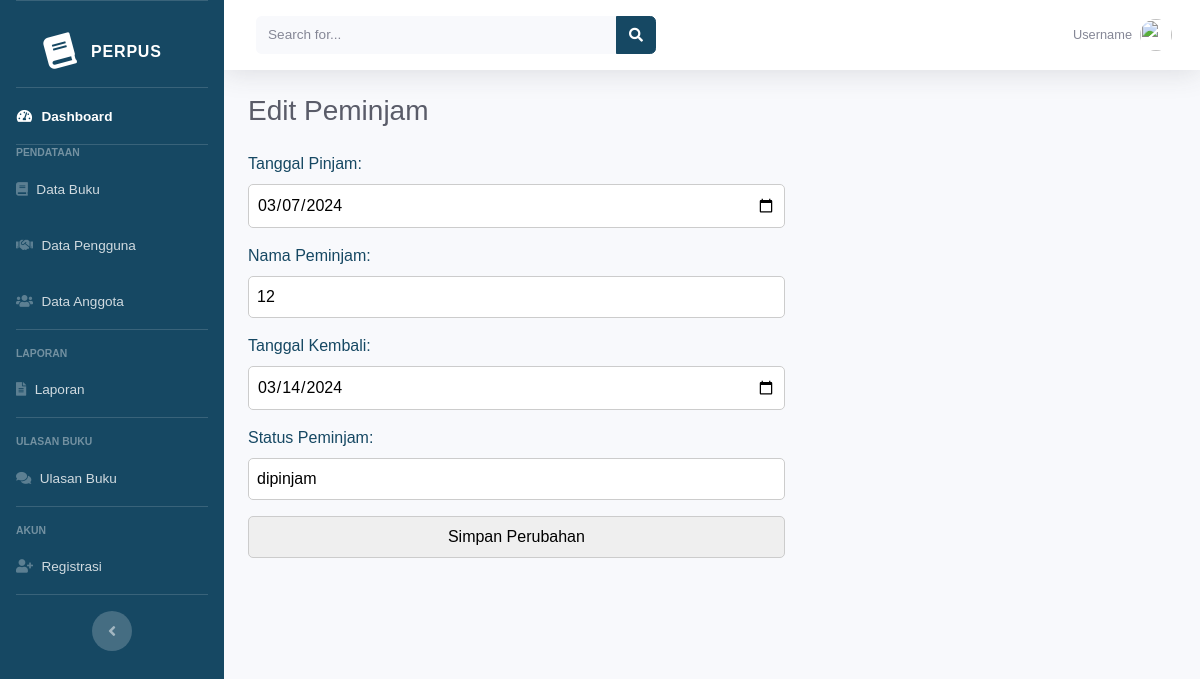
Screenshot of /edit/edit_peminjam.php?id=251 (signed in) with the database file from the repository.
### tables this page shows
CREATE TABLE `peminjaman` (
  `peminjaman_id` int(11) NOT NULL,
  `perpus_id` int(11) NOT NULL,
  `buku_id` int(11) NOT NULL,
  `tanggal_pinjam` date NOT NULL,
  `user_id` varchar(11) NOT NULL,
  `username` varchar(255) NOT NULL,
  `tanggal_kembali` date NOT NULL,
  `created_at` timestamp NOT NULL DEFAULT current_timestamp() ON UPDATE current_timestamp(),
  `status_peminjam` varchar(255) NOT NULL
);

### edit/edit_peminjam.php (the view, shortened to what this page needs)
<?php
$role = $_SESSION["role"];
?>
<!DOCTYPE html>
<html lang="en">
<head>
    <link href="../dashboard/vendor/fontawesome-free/css/all.min.css" rel="stylesheet" type="text/css">
    <link href="../dashboard/css/sb-admin-2.min.css" rel="stylesheet">
</head>
<body id="page-top">
    <div id="wrapper">
        <ul class="navbar-nav bg-gradient-primary sidebar sidebar-dark accordion" id="accordionSidebar">
            <a class="sidebar-brand d-flex align-items-center justify-content-center" href="index.html">
                <div class="sidebar-brand-icon rotate-n-15">
                    <i class="fas fa-book"></i>
                </div>
                <div class="sidebar-brand-text mx-3">Perpus</div>
            </a>
            <hr class="sidebar-divider my-0">
            <li class="nav-item active">
                <a class="nav-link" href="../admin/home.php">
                    <i class="fas fa-fw fa-tachometer-alt"></i>
                    <span>Dashboard</span></a>
            </li>
            <?php
            if ($role === "admin") :
            ?>
                <hr class="sidebar-divider my-0">
                <div class="sidebar-heading">
                    Pendataan
                </div>
                <li class="nav-item">
                    <a class="nav-link" href="../admin/index_data_buku.php">
                        <i class="fas fa-book"></i>
                        <span>Data Buku</span></a>
                </li>
                <li class="nav-item">
                    <a class="nav-link" href="../admin/index_peminjam.php">
                        <i class="fas fa-handshake"></i>
                        <span>Data Pengguna</span></a>
                </li>
                <li class="nav-item">
                    <a class="nav-link" href="../admin/index_data_anggota.php">
                        <i class="fas fa-users"></i>
                        <span>Data Anggota</span>
                    </a>
                </li>
                <hr class="sidebar-divider">
                <div class="sidebar-heading">
                    Laporan
                </div>
                <li class="nav-item">
                    <a class="nav-link" href="../admin/index_laporan.php">
                        <i class="fas fa-file-alt"></i>
                        <span>Laporan</span></a>
                </li>
                <hr class="sidebar-divider">
                <div class="sidebar-heading">
                    Ulasan Buku
                </div>
                <li class="nav-item">
                    <a class="nav-link" href="../admin/index_ulasan_buku.php">
                        <i class="fas fa-comments"></i>
                        <span>Ulasan Buku</span></a>
                </li>
                <hr class="sidebar-divider">
                <div class="sidebar-heading">
                    Akun
                </div>
                <li class="nav-item">
                    <a class="nav-link" href="../admin/index_register.php">
                        <i class="fas fa-user-plus"></i>
                        <span>Registrasi</span>
                    </a>
                </li>
                <hr class="sidebar-divider d-none d-md-block">
            <?php endif ?>
            <div class="text-center d-none d-md-inline">
                <button class="rounded-circle border-0" id="sidebarToggle"></button>
            </div>
        </ul>
        <div id="content-wrapper" class="d-flex flex-column">
            <div id="content">
                <nav class="navbar navbar-expand navbar-light bg-white topbar mb-4 static-top shadow">
                    <form class="d-none d-sm-inline-block form-inline mr-auto ml-md-3 my-2 my-md-0 mw-100 navbar-search">
                        <div class="input-group">
                            <input type="text" class="form-control bg-light border-0 small" placeholder="Search for..." aria-label="Search" aria-describedby="basic-addon2">
                            <div class="input-group-append">
                                <button class="btn btn-primary1" type="button">
                                    <i class="fas fa-search fa-sm"></i>
                                </button>
                            </div>
                        </div>
                    </form>
                    <ul class="navbar-nav ml-auto">
                        <li class="nav-item dropdown no-arrow">
                            <a class="nav-link dropdown-toggle" href="#" id="userDropdown" role="button" data-toggle="dropdown" aria-haspopup="true" aria-expanded="false">
                                <span class="mr-2 d-none d-lg-inline text-gray-600 small">Username</span>
                                <img class="img-profile rounded-circle" src="https://source.unsplash.com/QAB-WJcbgJk/60x60">
                            </a>
                        </li>
                    </ul>
                </nav>
                <div class="container-fluid">
                    <div class="d-sm-flex align-items-center justify-content-between mb-4">
                        <h2 class="h3 mb-0 text-gray-800">Edit Peminjam</h2>
                    </div>
                    <div class="row">
                        <div class="col-xl-12 col-md-6 mb-4">
                            <?php
                            include('koneksi.php');
                            if ($_SERVER['REQUEST_METHOD'] == 'POST') {
                                $peminjaman_id = $_POST['peminjaman_id'];
                                $tanggal_pinjam = $_POST['tanggal_pinjam'];
                                $user_id = $_POST['user_id'];
                                $tanggal_kembali = $_POST['tanggal_kembali'];
                                $status_peminjam = $_POST['status_peminjam'];
                                $query = "UPDATE `peminjaman` SET
                                            `tanggal_pinjam` = '$tanggal_pinjam',
                                            `user_id` = '$user_id',
                                            `tanggal_kembali` = '$tanggal_kembali',
                                            `status_peminjam` = '$status_peminjam'
                                            WHERE `peminjaman_id` = $peminjaman_id";
                                if ($conn->query($query)) {
                                    echo "Data peminjam berhasil diperbarui. <a href='../admin/index_peminjam.php'>Kembali ke Daftar Peminjam</a>";
                                } else {
                                    echo "Error: " . $conn->error;
                                }
                            } elseif (isset($_GET['id'])) {
                                $peminjaman_id = $_GET['id'];
                                $query = "SELECT * FROM `peminjaman` WHERE `peminjaman_id` = $peminjaman_id";
                                $result = $conn->query($query) or die($conn->error);
                                if ($result->num_rows > 0) {
                                    $row = $result->fetch_assoc();
                                    echo "
                                        <form action='../proses/proses_peminjam.php' method='post'>
                                            <input type='hidden' name='peminjaman_id' value='{$row['peminjaman_id']}'>
                                            <label for='tanggal_pinjam'>Tanggal Pinjam:</label>
                                            <input type='date' name='tanggal_pinjam' value='{$row['tanggal_pinjam']}' required><br>
                                            <label for='user_id'>Nama Peminjam:</label>
                                            <input type='text' name='user_id' value='{$row['user_id']}' required><br>
                                            <label for='tanggal_kembali'>Tanggal Kembali:</label>
                                            <input type='date' name='tanggal_kembali' value='{$row['tanggal_kembali']}' required><br>
                                            <label for='status_peminjam'>Status Peminjam:</label>
                                            <input type='text' name='status_peminjam' value='{$row['status_peminjam']}' required><br>
                                            <input type='submit' value='Simpan Perubahan'>
                                        </form>";
                                } else {
                                    echo "Data peminjam tidak ditemukan.";
                                }
                            } else {
                                echo "ID peminjam tidak diberikan.";
                            }
                            ?>
                        </div>
                    </div>
                </div>
            </div>
        </div>
    </div>
</body>
</html>

### edit/edit_peminjam.php (style rules this page uses)
label { display: block; margin-bottom: 8px; }
input { width: 100%; padding: 8px; margin-bottom: 16px; box-sizing: border-box; }
button { background-color: #4e73df; color: #fff; padding: 8px 16px; border: none; border-radius: 5px; cursor: pointer; }
.bg-gradient-primary { background-color: #164863; background-image: linear-gradient(180deg, #164863 10%, #164863 100%); background-size: cover; }
.sidebar { background-color: #164863; }
.btn-primary1 { background-color: #164863; border-color: #164863; transition: background-color 0.3s ease; color: #ffffff; }
.nav-link { display: flex; align-items: center; }
.nav-link i { margin-right: 10px; }
h2 { color: #164863; }
a { text-decoration: none; color: inherit; }
body { font-family: Arial, sans-serif; background-color: #164863; color: #fff; margin: 0; }
form { width: 60%; border-radius: 10px; }
label { display: block; color: #164863; }
input, select { width: calc(100% - 20px); padding: 8px; box-sizing: border-box; border: 1px solid #ccc; border-radius: 5px; }
button { background-color: #4e73df; color: #fff; padding: 8px 16px; border: none; border-radius: 5px; cursor: pointer; transition: background-color 0.3s ease; }

### rows the page displays
peminjaman: tanggal_pinjam "03/07/2024", user_id "12", tanggal_kembali "03/14/2024", status_peminjam "dipinjam"
